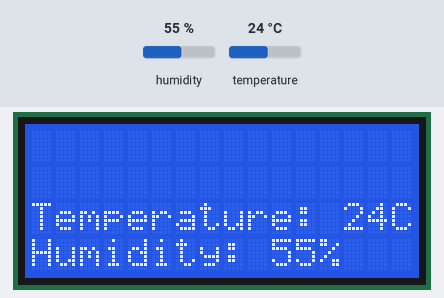
Simulated run of this sketch. Board: ESP8266 (NodeMCU). Shown: 16×4 character LCD. The test bench sets the inputs (shaded band); at power-on: humidity 55 %, temperature 24 °C. WiFi joins after 1.5 s; servers stay silent unless stated; uploads are accepted with an empty reply.

Above: at 1.6 s.
1.7 s: humidity set to 22 %
At 4.7 s:
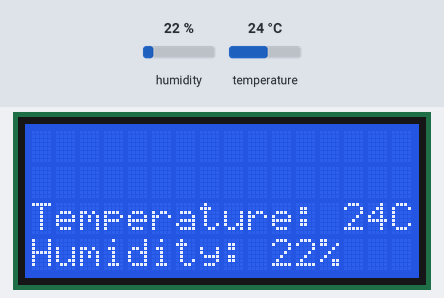
5.3 s: temperature set to 12 °C
At 7.4 s:
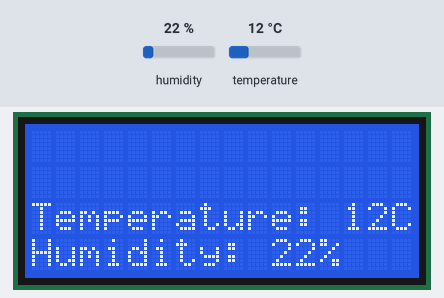
7.7 s: humidity set to 40 %
At 9.0 s:
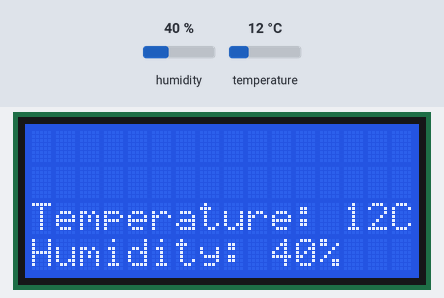
10.2 s: temperature set to 19 °C
Timing chart, 0 to 13.2 s (numbered marks = the images above; inputs shaded):
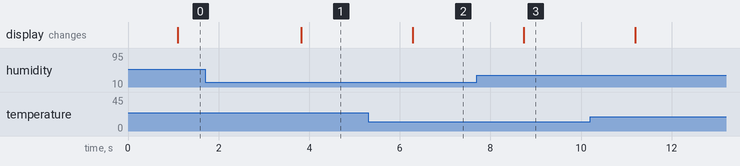

The sketch:

temp_hum_monitor.ino
```cpp
// (licence header left out)
#include <Arduino.h>

#include <ESP8266WiFi.h>
#include <ESP8266WiFiMulti.h>
#include <ESP8266HTTPClient.h>

#include <LiquidCrystal.h>
#include <SimpleDHT.h>

ESP8266WiFiMulti WiFiMulti;

const int rs = 4, en = 2, d4 = 13, d5 = 12, d6 = 14, d7 = 16;
LiquidCrystal lcd(rs, en, d4, d5, d6, d7);

int DHT11 = 5;
SimpleDHT11 dht;

void setup() {

  // Configure LCD
  lcd.begin(16, 4);

  // Configure WiFi
  WiFiMulti.addAP("[SSID]", "[Password]");

}

void loop() {

  byte temperature = 0;
  byte humidity = 0;
  char postData[100] = {0};

  // Sample rate is set to 1 Hz
  delay(1000);

  // Read the sensor
  if ( dht.read(DHT11, &temperature, &humidity, NULL) != SimpleDHTErrSuccess ) {
    lcd.setCursor(0, 1);
    lcd.print("Sensor Failure"); // In case of error output sensor failure and return
    return;
  }

  // Clear the sensor failure error message
  lcd.setCursor(0, 1);
  lcd.print("              ");

  // Output the temperature
  lcd.setCursor(0, 2);
  lcd.print("Temperature: ");
  lcd.print((int) temperature);
  lcd.print("C");

  // Output the humidity
  lcd.setCursor(0, 3);
  lcd.print("Humidity: ");
  lcd.print((int) humidity);
  lcd.print("%");

  sprintf(postData, "{\"client_id\":\"[Client ID]\",\"client_key\":\"[Client Key]\",\"temperature\":\"%d\",\"humidity\":\"%d\"}", (int) temperature, (int) humidity);

  // If connected to the WiFi send the mesurment to the server
  if((WiFiMulti.run() == WL_CONNECTED)) {

    HTTPClient http;

    // Set request URL
    http.begin("http://[Host]/log.php"); // For HTTPS connection the fingerprint of the certificate needs to be supplied as a second parameter

    // Start connection and send HTTP headers
    http.addHeader("Content-Type", "application/json");
    http.addHeader("Accept", "application/json");
    int httpCode = http.POST(postData);

    if( httpCode > 0 && httpCode == HTTP_CODE_OK ) {
      String payload = http.getString();
      lcd.setCursor(0, 0);
      lcd.print(payload);
    }
    else {
      String error = http.errorToString(httpCode).c_str();
    }

    http.end();

  }

}
```

Measured:
- after the input at 1.7 s, the display: changes after 2.1 s (image 1)
- after the input at 5.3 s, the display: changes after 0.98 s (image 2)
- after the input at 7.7 s, the display: changes after 1.0 s (image 3)
